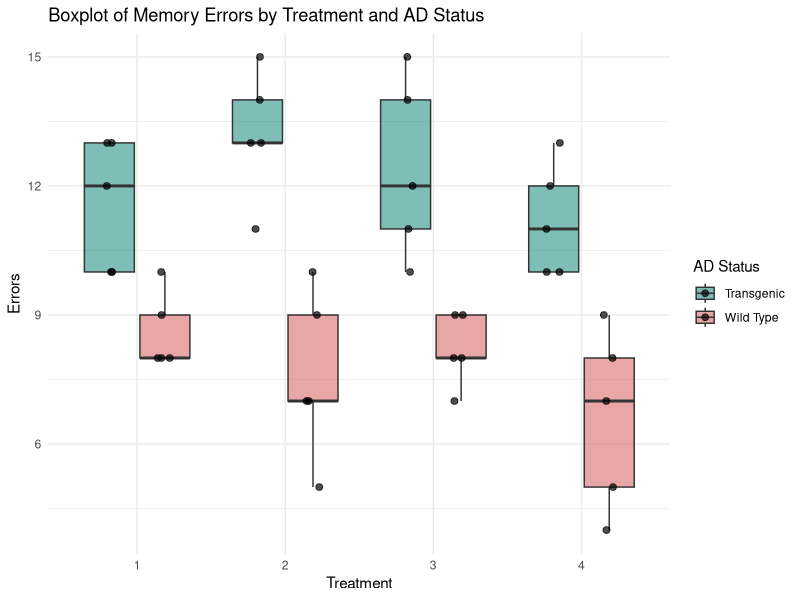
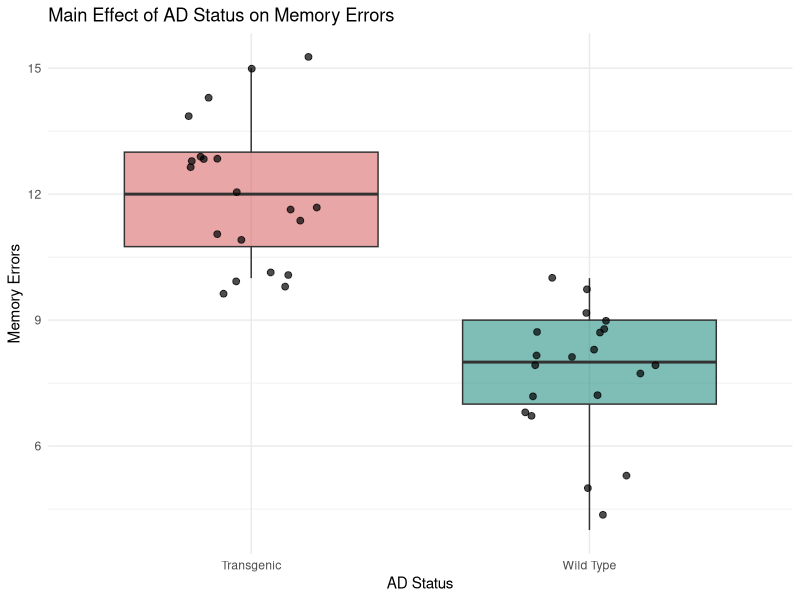
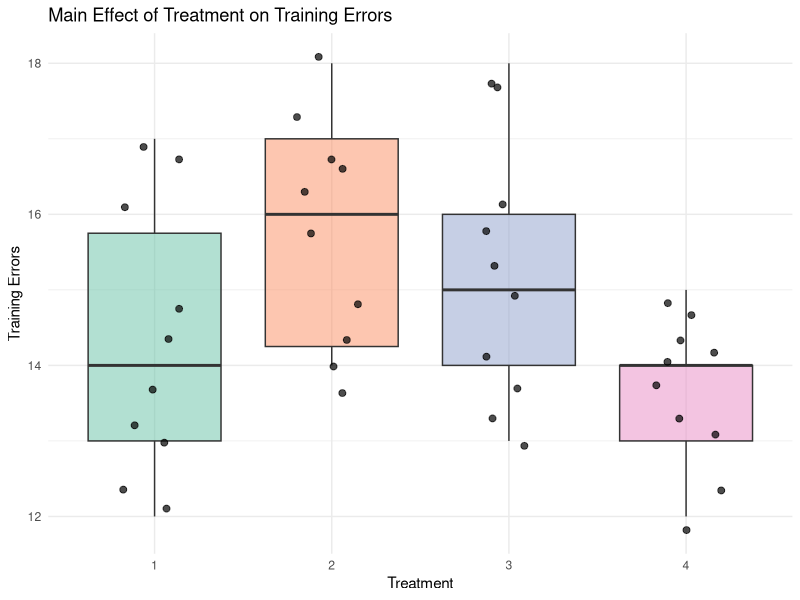

Recreate these plots in R, in order.
## ---- chunk 1
library(tidyverse)
library(knitr)
library(car)
library(ggplot2)
library(rstatix)
library(dplyr)
## ---- chunk 2
data <- data.frame(
  AD_Status = factor(c(rep(1, 20), rep(2, 20)), labels = c("Transgenic", "Wild Type")),
  Treatment = factor(rep(c(rep(1, 5), rep(2, 5), rep(3, 5), rep(4, 5)), 2)),
  Training = c(
    12, 15, 13, 12, 14,  
    15, 17, 16, 17, 14,  
    13, 14, 18, 15, 16,  
    14, 13, 12, 14, 15,  
    17, 16, 17, 14, 13,  
    14, 18, 16, 17, 14,  
    13, 14, 18, 15, 16,  
    14, 13, 12, 14, 15   
  ),
  Memory = c(
    10, 12, 13, 10, 13,  
    13, 13, 14, 15, 11,  
    12, 11, 15, 10, 14,  
    12, 11, 10, 13, 10,  
    9, 8, 10, 8, 8,      
    7, 10, 5, 9, 7,      
    8, 7, 9, 8, 9,       
    7, 9, 5, 8, 4        
  )
)

kable(data, caption = "Alzheimer's Mice Dataset")
## ---- chunk 3
ggplot(data, aes(x = Treatment, y = Memory, fill = AD_Status)) +
  geom_boxplot(outlier.shape = NA, alpha = 0.5) +  
  geom_jitter(position = position_jitterdodge(jitter.width = 0.2), size = 2, alpha = 0.7) +
  
  labs(
    title = "Boxplot of Memory Errors by Treatment and AD Status",
    x = "Treatment",
    y = "Errors",
    fill = "AD Status"  
  ) +
  
  theme_minimal() +
  scale_fill_manual(values = c("#007E6E", "#D34E4E")) # Changed from 'scale_color_manual' 
## ---- chunk 4
shapiro_results <- data %>%
  group_by(AD_Status, Treatment) %>%
  summarise(
    W = round(shapiro.test(Memory)$statistic, 3),
    p = round(shapiro.test(Memory)$p.value, 3),
    .groups = 'drop'
  )

kable(shapiro_results, caption = "Shapiro–Wilk Test of Normality")
## ---- chunk 5
levene_result <- leveneTest(Memory ~ AD_Status * Treatment, data = data)

kable(levene_result, caption = "Levene's Test for Homogeneity of Variance")
## ---- chunk 6
descriptives <- data %>%
  group_by(AD_Status, Treatment) %>%
  summarise(
    Mean = round(mean(Memory), 2),
    SD = round(sd(Memory), 2),
    N = n(),
    .groups = 'drop'
  )

kable(descriptives, caption = "Descriptive Statistics")
## ---- chunk 7
training_anova <- data %>% 
  anova_test(Training ~ Treatment * AD_Status, effect.size = "pes")

kable(training_anova, 
      caption = "Two-Way ANOVA Results: Training Day Errors",
      digits = 3)
## ---- chunk 8
memory_anova <- data %>% 
  anova_test(Memory ~ Treatment * AD_Status, effect.size = "pes")

kable(memory_anova, 
      caption = "Two-Way ANOVA Results: Memory Day Errors",
      digits = 3)
## ---- chunk 9
post_hoc_training <- data %>%
  pairwise_t_test(
    Training ~ Treatment, 
    p.adjust.method = "bonferroni"
  )

kable(post_hoc_training, 
      caption = "Treatment Main Effect (Training Errors)",
      digits = 3)
## ---- chunk 10
desc_training <- data %>%
  group_by(Treatment) %>%
  get_summary_stats(Training, type = "mean_sd")

kable(desc_training, 
      caption = "Descriptives - Training Errors by Treatment",
      digits = 2)

desc_memory <- data %>%
  group_by(AD_Status) %>%
  get_summary_stats(Memory, type = "mean_sd")

kable(desc_memory, 
      caption = "Descriptives - Memory Errors by AD Status",
      digits = 2)
## ---- chunk 11
ggplot(data, aes(x = AD_Status, y = Memory, fill = AD_Status)) +
  geom_boxplot(outlier.shape = NA, alpha = 0.5) +
  geom_jitter(width = 0.2, size = 2, alpha = 0.7) +
  labs(
    title = "Main Effect of AD Status on Memory Errors",
    x = "AD Status",
    y = "Memory Errors"
  ) +
  theme_minimal() +
  scale_fill_manual(values = c("#D34E4E", "#007E6E")) +
  theme(legend.position = "none") 

ggplot(data, aes(x = Treatment, y = Training, fill = Treatment)) +
  geom_boxplot(outlier.shape = NA, alpha = 0.5) +
  geom_jitter(width = 0.2, size = 2, alpha = 0.7) +
  labs(
    title = "Main Effect of Treatment on Training Errors",
    x = "Treatment",
    y = "Training Errors"
  ) +
  theme_minimal() +
  scale_fill_brewer(palette = "Set2") + 
  theme(legend.position = "none")
